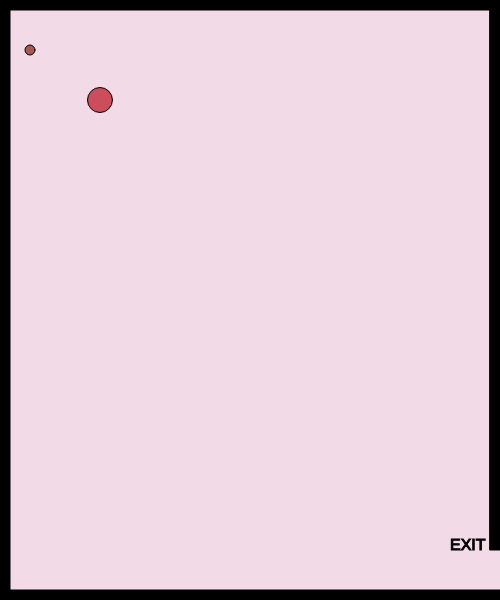
Frame 1 (no input)
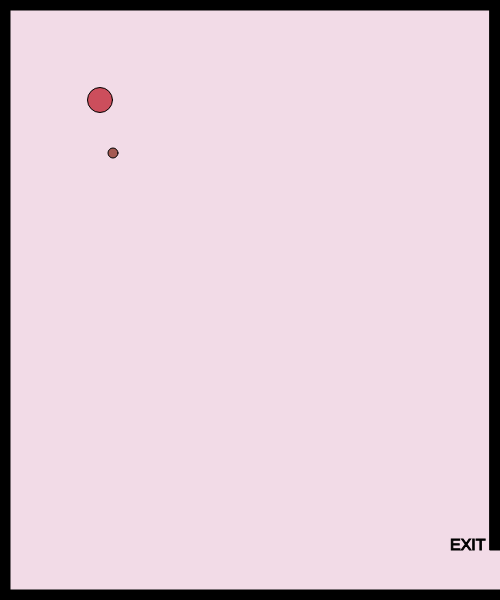
Frame 60 (no input)
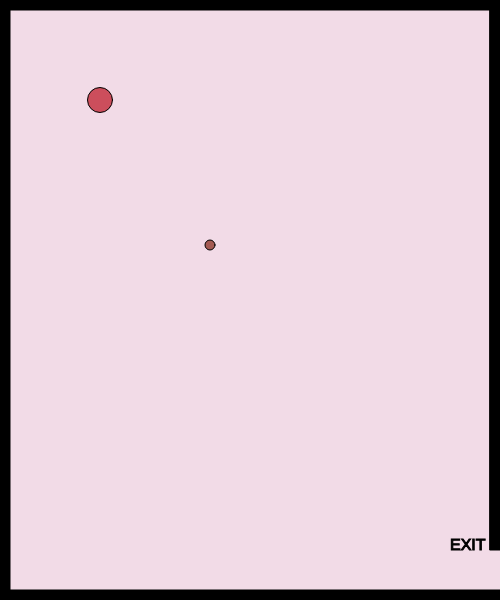
Frame 120 (the mouse pressed at the canvas centre since frame 60)

The p5.js sketch that drew these frames (run headless with seeded random() and noise() and a simulated clock; from frame 60 on, the mouse is pressed at the canvas centre):

// p5.js sketch
// ── sketch.js


// x and y for my character
var characterX = 100;
var characterY = 100;
// define the key codes for each letter
var w = 87; 
var s = 83;
var a = 65;
var d = 68;

// x and y for a shape
var shapeX = 30;
var shapeY = 50;
var shapeXSpeed;
var shapeYSpeed;

// create a shape when the mouse is clicked
var mouseShapeX;
var mouseShapeY;
function setup()
{
    createCanvas(500, 600);
    // get a random speed when the it first starts
    shapeXSpeed = Math.floor(Math.random() * (Math.floor(Math.random() * 5)) + 1);
    shapeYSpeed = Math.floor(Math.random() * (Math.floor(Math.random() * 5)) + 1);
}

function draw()
{
    background(242, 219, 231);
    stroke(0);
    fill(0);
    // top border
    rect(0,0,width,10);
    // left border
    rect(0,0,10,height);
    // bottom border
    rect(0, height-10,width, 10);
    // right upper border
    rect(width-10,0,10,height-50);

    // exit message
    textSize(16);
    text("EXIT", width-50,height-50)

    //character
    fill(204, 78, 92);
    circle(characterX,characterY,25);

    // handle the keys
    if(keyIsDown(w))
    {
        characterY -= 10;   
    }
    if(keyIsDown(s))
    {
        characterY += 10;   
    }
    if(keyIsDown(a))
    {
        characterX -= 10;   
    }
    if(keyIsDown(d))
    {
        characterX += 10;   
    }

    // potential enemy
    fill(164, 90, 82);
    // draw the shape
    circle(shapeX, shapeY, 10);

     // get a random speed when the it first starts
     shapeXSpeed = Math.floor(Math.random() * (Math.floor(Math.random() * 5)) + 1);
     shapeYSpeed = Math.floor(Math.random() * (Math.floor(Math.random() * 5)) + 1);

    // move the shape
    shapeX += shapeXSpeed;
    shapeY += shapeYSpeed;
    // check to see if the shape has gone out of bounds
    if(shapeX > width)
    {
        shapeX = 0;
    }
    if(shapeX < 0)
    {
        shapeX = width;
    }
    if(shapeY > height)
    {
        shapeY = 0;
    }
    if(shapeY < 0)
    {
        shapeY = height;
    }

    // check to see if the character has left the exit
    if(characterX > width && characterY > width-50)
    {
        fill(0);
        stroke(5);
        textSize(26);
        text("You Win!", width/2-50, height/2-50);
    }

    // create the shape based on the mouse click
    fill(164, 90, 82);
    circle(mouseShapeX, mouseShapeY, 25);
}

function mouseClicked()
{
    mouseShapeX = mouseX;
    mouseShapeY = mouseY;
}
